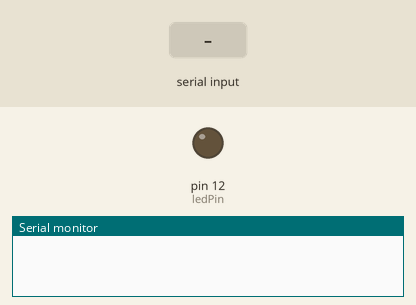
The sketch below on a simulated Arduino Uno, built with avr-gcc and run on an emulated ATmega328P. On the bench: output pins drawn as LEDs (lit = HIGH), the last lines printed to the serial monitor. Inputs (shaded band) come from the test bench.

Above: at 1.2 s.
1.3 s: "1" received over Serial
At 2.5 s:
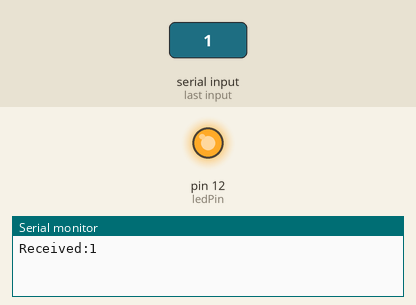
2.8 s: "0" received over Serial
At 3.8 s:
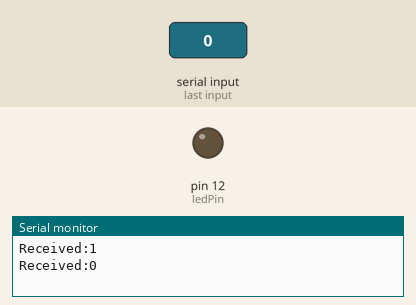
Timing chart, 0 to 5.8 s (numbered marks = the images above; inputs shaded):
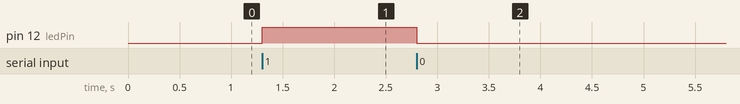

The sketch:

C.ino
```cpp
const int ledPin = 12;
char receivedData;

void setup(){
  pinMode(ledPin,OUTPUT);
  digitalWrite(ledPin,LOW);
  Serial.begin(9600);
}

void loop(){
  if(Serial.available()>0){
    char receivedData=Serial.read();
    Serial.print("Received:");
    Serial.println(receivedData);

    if(receivedData == '1'){
      digitalWrite(ledPin,HIGH);
    }
    else if(receivedData == '0'){
      digitalWrite(ledPin,LOW);
    }
  }
}
```

Measured:
- after the input at 1.3 s, pin 12 (ledPin): LOW → HIGH at once
- after the input at 2.8 s, pin 12 (ledPin): HIGH → LOW at once
